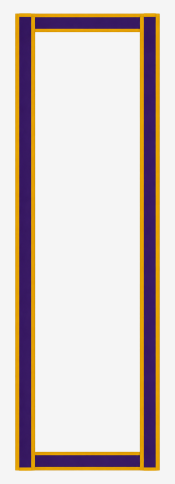
#> input picture apps/theme-park/scripts/anticipation/source/frame.png, 175 x 484 px; its folder holds 3 pictures in this run
$ python build_anticipation.py
#> lines starting #> are read from the running program, lines starting #| are printed output that depends on the picture; after the words box and inside, x2 and y2 are one past the last pixel; in counts of white or black regions, pixels touching at a corner belong together; long printed decimals are rounded
"""Build the anticipation reel frame — the marquee that lights up around a reel still spinning
while the board waits on a bonus scatter.

    python3 scripts/anticipation/build_anticipation.py

## What this replaces

The frame used to be a generated neon concept (`build-anticipation-frame.py`, and
`features/anticipation-frame-v2.webp`): two lightning rails with an ornate cap top and bottom, and a
bespoke chase of coloured dots drawn over it in <Anticipation>. Design replaced it with the plain
bulb marquee (Figma 7142:29286, "expand"), which is the same vocabulary as every other sign in the
game — a gold rail, a purple band, and a run of bulbs the code lights.

## Why it is DRAWN rather than exported

The design's frame is 175x484, a good deal wider for its height than a reel is. Exporting it and
stretching it to fit would squash every bulb into an oval, and the bulbs are the whole point of the
sign. It is also completely flat art: two gold lines, a purple band between them, and one dome
repeated. So the geometry is MEASURED off the design and the frame is redrawn at the aspect the game
actually needs, with round bulbs at the design's own pitch.

What that means in practice: the number of bulbs is NOT the design's. The design fits 18 down a
side; a reel is taller for its width, so at the same pitch this fits more. Keeping the pitch and
letting the count fall out is what makes it read as the same sign — keeping the count would stretch
the spacing instead.

## Sources (`source/`)

| file         | what it is                                    | what is read from it            |
| ------------ | --------------------------------------------- | ------------------------------- |
| `frame.png`  | Figma 7142:29237, the bands with no bulbs      | rail geometry, the two colours  |
| `expand.png` | Figma 7142:29286, the whole sign               | bulb pitch and dome diameter    |
| `bulb.png`   | the dome's own art, trimmed to its ink         | the bulb, drawn into the frame  |

`frame.png` is the node EXPORT, so its middle is opaque white rather than transparent — see the
white-fill trap in the Figma notes. That is harmless here: nothing is copied out of it, only
measured, and the measuring looks for gold and purple.

## Outputs

* `static/assets/theme-park/v2/features/anticipation-marquee.webp` — the sign, bulbs unlit.
* `src/game/anticipationFrame.ts` — the aspect, the bulb size, and every bulb's centre and place in
  the run around the perimeter.

Bulbs are drawn into the art UNLIT and lit by <WinCardLights>, the same as the marquee pad. The
table carries each bulb's PERIMETER POSITION as well as its centre, because that component's default
chase runs on the angle about the centre — which is right for a wide sign and wrong for this one,
where it would light the whole left rail and the whole right rail as two lumps.
"""

import pathlib

import numpy as np
from PIL import Image, ImageDraw

BASE = pathlib.Path(__file__).resolve().parent
APP = pathlib.Path(__file__).resolve().parents[2]
SOURCE = BASE / 'source'
OUT_ART = APP / 'static/assets/theme-park/v2/features/anticipation-marquee.webp'
OUT_TS = APP / 'src/game/anticipationFrame.ts'

#: The rect the game draws the frame in, in board design units — a reel column, a shade proud of the
#: board's height. From game/constants.ts: CELL_W = SYMBOL_H * 691 / 457, BOARD_SIZES.height =
#: CELL_H * BOARD_DIMENSIONS.y, CELL_H = SYMBOL_H * 1.05. Only the ASPECT of this reaches the game —
#: <Anticipation> takes its width from the reel and its height from the aspect — so a later change to
#: the cell size moves the frame without distorting it, and only a change to the SHAPE of a reel is
#: a reason to rebuild.
SYMBOL_H = 103
CELL_W = SYMBOL_H * 691 / 457
CELL_H = SYMBOL_H * 1.05
TARGET_W = CELL_W * 1.02
TARGET_H = CELL_H * 5 * 1.015

#: Rendered width of the art. The frame is drawn about a fifth of the stage wide and the game runs at
#: up to 2x, so this has a comfortable margin over the ~400px it is ever asked for.
OUT_W = 448

def load(name):
    return Image.open(SOURCE / name).convert('RGBA')


def runs(mask):
    """Contiguous True runs of a 1-D boolean as (start, end) inclusive."""
    indices = np.nonzero(mask)[0]
    if not len(indices):
        return []
    out = []
    start = previous = indices[0]
    for index in indices[1:]:
        if index != previous + 1:
            out.append((int(start), int(previous)))
            start = index
        previous = index
    out.append((int(start), int(previous)))
    return out


def is_gold(pixels):
    return (pixels[..., 0] > 150) & (pixels[..., 2] < 110)


def band_geometry():
    """The rail, measured across the middle of the bulb-less frame.

    Returns everything as a fraction of the frame's INK width — the sign itself, not the node's box,
    which carries padding either side — plus the two colours.
    """
    art = np.asarray(load('frame.png').convert('RGB')).astype(int)
#> in load, returned value is the input picture: PIL image 175x484 RGBA; mean R, G, B, A 213.6, 202, 196.8, 255
    height, width, _ = art.shape
    row = art[height // 2]
    gold = is_gold(row)
    gold_runs = runs(gold)
    if len(gold_runs) != 4:
        raise SystemExit(f'expected 4 gold lines across the frame, found {len(gold_runs)}')
    outer_left, inner_left, inner_right, outer_right = gold_runs
    ink = outer_right[1] - outer_left[0] + 1

    # The gold line is averaged over all four; the band is measured on the LEFT rail alone, since the
    # right is its mirror and averaging the two would only hide a source that is out of symmetry.
    line = float(np.mean([r[1] - r[0] + 1 for r in gold_runs]))
    band = float(inner_left[0] - outer_left[1] - 1)

    gold_colour = tuple(int(v) for v in art[height // 2, outer_left[0] + round(line / 2)])
    purple_colour = tuple(int(v) for v in art[height // 2, outer_left[1] + 1 + round(band / 2)])
    return {
        'ink': ink,
        'line': line / ink,
        'band': band / ink,
        'rail': (line * 2 + band) / ink,
        'gold': gold_colour,
        'purple': purple_colour,
        'purple_rgb': np.array(purple_colour),
    }


def bulb_geometry(rail):
    """Bulb pitch and dome diameter, from the sign WITH its bulbs, as fractions of the ink width.

    Read down the middle of the left band, where the run alternates band, dome, band. The dome is
    whatever is not the band's purple — its rim is nearly black and its face is gold, and both belong
    to the bulb.
    """
    art = np.asarray(load('expand.png').convert('RGB')).astype(int)
    height, width, _ = art.shape
    gold = is_gold(art)

    # The ink box, from the outermost gold anywhere in the sign.
    columns = np.nonzero(gold.any(0))[0]
    rows = np.nonzero(gold.any(1))[0]
    ink = columns[-1] - columns[0] + 1
    band_centre = int(round(columns[0] + rail['rail'] * ink / 2))

    column = art[:, band_centre]
    not_band = np.abs(column - rail['purple_rgb']).sum(1) > 90
    # Clear of the top and bottom rails, whose gold lines cross this column too.
    inside = np.zeros(height, bool)
    inside[rows[0] + int(rail['rail'] * ink) : rows[-1] - int(rail['rail'] * ink)] = True
    domes = runs(not_band & inside)
    if len(domes) < 6:
        raise SystemExit(f'expected a run of bulbs down the band, found {len(domes)}')

    centres = [(s + e) / 2 for s, e in domes]
    pitch = float(np.mean(np.diff(centres)))
    dome = float(np.mean([e - s + 1 for s, e in domes]))
    return {'pitch': pitch / ink, 'dome': dome / ink, 'measured': len(domes)}


def perimeter_ring(width, height, rail, pitch):
    """Bulb centres around the middle of the band, and each one's place in the run, 0-1.

    The four corners are single bulbs shared by two sides — that is what the design does, and it is
    also the only way the spacing can stay even all the way round. Each side gets the bulb count that
    lands its own spacing nearest the design's pitch, so the top and bottom of a tall frame are not
    forced to the side's count.
    """
    left = rail / 2
    right = width - rail / 2
    top = rail / 2
    bottom = height - rail / 2
    span_x = right - left
    span_y = bottom - top

    down = max(1, round(span_y / pitch))
    across = max(1, round(span_x / pitch))

    ring = []
    # Clockwise from the top-left corner, so `place` is the distance travelled around the run.
    for step in range(across):
        ring.append((left + span_x * step / across, top))
    for step in range(down):
        ring.append((right, top + span_y * step / down))
    for step in range(across):
        ring.append((right - span_x * step / across, bottom))
    for step in range(down):
        ring.append((left, bottom - span_y * step / down))

    total = 2 * (span_x + span_y)
    places = []
    travelled = 0.0
    for index, point in enumerate(ring):
        places.append(travelled / total)
        following = ring[(index + 1) % len(ring)]
        travelled += abs(following[0] - point[0]) + abs(following[1] - point[1])
    return ring, places, down + 1, across + 1


def draw_frame(size, rail, line, colours):
    """The sign itself: an outer gold line, the purple band, an inner gold line, an open middle."""
    width, height = size
    art = Image.new('RGBA', size, (0, 0, 0, 0))
    draw = ImageDraw.Draw(art)
    draw.rectangle([0, 0, width - 1, height - 1], fill=colours['gold'] + (255,))
    draw.rectangle([line, line, width - 1 - line, height - 1 - line], fill=colours['purple'] + (255,))
    inner = rail - line
    draw.rectangle([inner, inner, width - 1 - inner, height - 1 - inner], fill=colours['gold'] + (255,))
    draw.rectangle([rail, rail, width - 1 - rail, height - 1 - rail], fill=(0, 0, 0, 0))
    return art


def paste_bulbs(art, ring, dome_px):
    """Every bulb, unlit, on the band. Drawn once and reused, so all 48 are the same pixels."""
    source = load('bulb.png')
    height_px = max(1, round(dome_px * source.height / source.width))
    bulb = source.resize((max(1, round(dome_px)), height_px), Image.LANCZOS)
    for x, y in ring:
        art.alpha_composite(bulb, (round(x - bulb.width / 2), round(y - bulb.height / 2)))
    return art


def emit(aspect, dome, bulbs, places, counts):
    points = ' '.join(f'{x:.5f},{y:.5f}' for x, y in bulbs)
    packed_places = ' '.join(f'{p:.5f}' for p in places)
    down, across = counts
    text = f'''// GENERATED by scripts/anticipation/build_anticipation.py — see the docstring there.
// Do not hand-edit.
//
// The anticipation reel marquee (Figma 7142:29286): the sign that lights up around a reel still
// spinning while the board waits on a bonus scatter.
//
// Coordinates are in FRAME-WIDTH units from the frame's centre, both axes — the convention
// <WinCardLights> takes — so <Anticipation> sizes the whole sign off the width of a reel.

/** Width / height of the art. The frame is as wide as a reel; this is what makes it as tall. */
export const ANTICIPATION_ASPECT = {aspect:.5f};

/** The dome's diameter, in frame widths, so the light stays in scale with the bulb under it. */
export const ANTICIPATION_BULB = {dome:.5f};

/**
 * Every bulb's centre, clockwise from the top-left corner. {down} down each side and {across} across
 * the top and bottom, corners shared — the count is not the design's, because the design's frame is
 * far wider for its height than a reel is and what carries over is the PITCH, not the number.
 */
export const ANTICIPATION_BULBS: [number, number][] = '{points}'
	.split(' ')
	.map((pair) => {{
		const [x, y] = pair.split(',');
		return [Number(x), Number(y)];
	}});

/**
 * Where each bulb sits in the run AROUND the frame, 0-1 — handed to <WinCardLights> as its chase
 * order. Its own default orders bulbs by their ANGLE about the centre, which is right for a sign
 * that is roughly as wide as it is tall and wrong for this one: nearly every bulb here is at some
 * angle near straight up or straight down, so a chase would light the two long rails as two lumps
 * instead of running round the sign.
 */
export const ANTICIPATION_PLACES: number[] = '{packed_places}'.split(' ').map(Number);
'''
    OUT_TS.write_text(text)


def main():
    rail_ratios = band_geometry()
#> in band_geometry, `row = art[height // 2]`: row = 175 rows, first 8: [245, 245, 245], [245, 245, 245], [245, 245, 245], [245, 245, 245], [245, 245, 245], [245, 245, 245], [245, 245, 245], [245, 245, 245]
#> in runs, `indices = np.nonzero(mask)[0]`: indices = [15, 16, 17, 18, 31, 32, 33, 34, 140, 141, 142, 143, 156, 157, 158, 159]
#> in runs, `start = previous = indices[0]`: start = 15
#> the loop in runs, `for index in indices[1:]:` made 15 passes
#> (index, start, previous) on passes 4, 8, 12: (31, 31, 31), (140, 140, 140), (156, 156, 156)
#> (index, previous) on passes 1, 2, 3, 5, 6, 7: (16, 16), (17, 17), (18, 18), (32, 32), (33, 33), (34, 34)
#> after the loop in runs, `for index in indices[1:]:`: out = [(15, 18), (31, 34), (140, 143)]
#> in band_geometry, `gold_runs = runs(gold)`: gold_runs = [(15, 18), (31, 34), (140, 143), (156, 159)]
#> in band_geometry, `outer_left, inner_left, inner_right, outer_right = gold_runs`: outer_left = (15, 18); inner_left = (31, 34); inner_right = (140, 143); outer_right = (156, 159)
#> in band_geometry, `ink = outer_right[1] - outer_left[0] + 1`: ink = 145
#> in band_geometry, `line = float(np.mean([r[1] - r[0] + 1 for r in gold_runs]))`: line = 4
#> in band_geometry, `band = float(inner_left[0] - outer_left[1] - 1)`: band = 12
#> in band_geometry, `gold_colour = tuple(int(v) for v in art[height // 2, outer_left[0] + r..`: gold_colour = (229, 162, 1)
#> in band_geometry, `purple_colour = tuple(int(v) for v in art[height // 2, outer_left[1] +..`: purple_colour = (55, 24, 98)
#> rail_ratios = {'ink': 145, 'line': 0.0276, 'band': 0.0828, 'rail': 0.138, 'gold': (229, 162, 1), 'purple': (55, 24, 98), 'purple_rgb': [55, 24, 98]}
    bulb_ratios = bulb_geometry(rail_ratios)
#> call 2 of load, with name = 'expand.png'
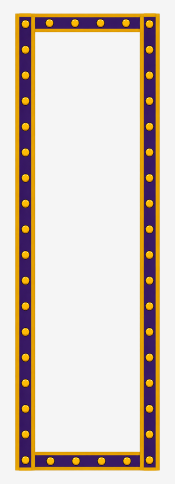
#> input picture apps/theme-park/scripts/anticipation/source/expand.png, 175 x 484 px
#> in load, returned value is the input picture: PIL image 175x484 RGBA; mean R, G, B, A 217.9, 205.7, 194.2, 255
#> in is_gold (call 2), `return (pixels[..., 0] > 150) & (pixels[..., 2] < 110)`:
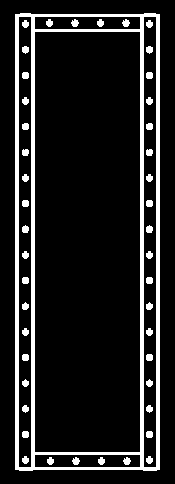
#> returned value: shape (484, 175) bool; 12.6% white; 45 white regions, largest, box (x1, y1, x2, y2) and area: (15, 13, 160, 471) 8751, (71, 19, 79, 27) 45, (122, 19, 130, 27) 45
#> in bulb_geometry, `columns = np.nonzero(gold.any(0))[0]`: columns = 145 values from 15 to 159
#> in bulb_geometry, `rows = np.nonzero(gold.any(1))[0]`: rows = 458 values from 13 to 470
#> in bulb_geometry, `ink = columns[-1] - columns[0] + 1`: ink = 145
#> in bulb_geometry, `band_centre = int(round(columns[0] + rail['rail'] * ink / 2))`: band_centre = 25
#> in bulb_geometry, `column = art[:, band_centre]`: column = 484 rows, first 8: [245, 245, 245], [245, 245, 245], [245, 245, 245], [245, 245, 245], [245, 245, 245], [245, 245, 245], [245, 245, 245], [245, 245, 245]
#> the loop in runs (call 2), `for index in indices[1:]:` made 134 passes
#> (index, start, previous) on passes 8, 17, 25, 33, 42, 50, 59: (71, 71, 71), (97, 97, 97), (123, 123, 123), (148, 148, 148), (174, 174, 174), (199, 199, 199), (225, 225, 225)
#> start on passes 68, 76, 85, 93, 101, 110: 251, 276, 302, 328, 353, 379
#> in bulb_geometry, `domes = runs(not_band & inside)`: domes = [(46, 53), (71, 79), (97, 104), (123, 130), (148, 156), (174, 181), (199, 207), (225, 233), (251, 258), (276, 284), (302, 309), (328, 335), (353, 361), (379, 386), (405, 412), (430, 438)]
#> in bulb_geometry, `centres = [(s + e) / 2 for s, e in domes]`: centres = [49.5, 75, 100.5, 126.5, 152, 177.5, 203, 229, 254.5, 280, 305.5, 331.5, 357, 382.5, 408.5, 434]
#> in bulb_geometry, `pitch = float(np.mean(np.diff(centres)))`: pitch = 25.63
#> in bulb_geometry, `dome = float(np.mean([e - s + 1 for s, e in domes]))`: dome = 8.44
#> bulb_ratios = {'pitch': 0.177, 'dome': 0.0582, 'measured': 16}

    aspect = TARGET_W / TARGET_H
    out_h = round(OUT_W / aspect)
    rail_px = rail_ratios['rail'] * OUT_W
#> rail_px = 61.79
    line_px = rail_ratios['line'] * OUT_W
#> line_px = 12.36
    pitch_px = bulb_ratios['pitch'] * OUT_W
#> pitch_px = 79.2
    dome_px = bulb_ratios['dome'] * OUT_W
#> dome_px = 26.07

    ring, places, down, across = perimeter_ring(OUT_W, out_h, rail_px, pitch_px)
#> in perimeter_ring, `left = rail / 2`: left = 30.9
#> in perimeter_ring, `right = width - rail / 2`: right = 417.1
#> in perimeter_ring, `top = rail / 2`: top = 30.9
#> in perimeter_ring, `bottom = height - rail / 2`: bottom = 1517.1
#> in perimeter_ring, `span_x = right - left`: span_x = 386.2
#> in perimeter_ring, `span_y = bottom - top`: span_y = 1486.2
#> in perimeter_ring, `down = max(1, round(span_y / pitch))`: down = 19
#> in perimeter_ring, `across = max(1, round(span_x / pitch))`: across = 5
#> after the loop in perimeter_ring, `for step in range(across):`: ring = [(30.9, 30.9), (108.1, 30.9), (185.4, 30.9), (262.6, 30.9), (339.9, 30.9)]
#> after the loop in perimeter_ring, `for step in range(down):`: ring = 24 items, first 6: (30.9, 30.9), (108.1, 30.9), (185.4, 30.9), (262.6, 30.9), (339.9, 30.9), (417.1, 30.9)
#> after the loop in perimeter_ring, `for step in range(across):`: ring = 29 pairs, first value 30.9 to 417.1, second value 30.9 to 1517.1
#> after the loop in perimeter_ring, `for step in range(down):`: ring = 48 pairs, first value 30.9 to 417.1, second value 30.9 to 1517.1
#> in perimeter_ring, `total = 2 * (span_x + span_y)`: total = 3744.8
#> the loop in perimeter_ring, `for index, point in enumerate(ring):` made 48 passes
#> (point, following, travelled) on passes 1 to 12: ((30.9, 30.9), (108.1, 30.9), 77.24), ((108.1, 30.9), (185.4, 30.9), 154.5), ((185.4, 30.9), (262.6, 30.9), 231.7), ((262.6, 30.9), (339.9, 30.9), 309), ((339.9, 30.9), (417.1, 30.9), 386.2), ((417.1, 30.9), (417.1, 109.1), 464.4), ((417.1, 109.1), (417.1, 187.3), 542.6), ((417.1, 187.3), (417.1, 265.6), 620.9), ((417.1, 265.6), (417.1, 343.8), 699.1), ((417.1, 343.8), (417.1, 422), 777.3), ((417.1, 422), (417.1, 500.2), 855.5), ((417.1, 500.2), (417.1, 578.4), 933.8)
#> after the loop in perimeter_ring, `for index, point in enumerate(ring):`: places = 48 values from 0 to 0.979; travelled = 3744.8
#> places = 48 values from 0 to 0.979; down = 20; across = 6
    art = draw_frame((OUT_W, out_h), round(rail_px), round(line_px), rail_ratios)
#> in draw_frame, `art = Image.new('RGBA', size, (0, 0, 0, 0))`: art: PIL image 448x1548 RGBA; every value is 0
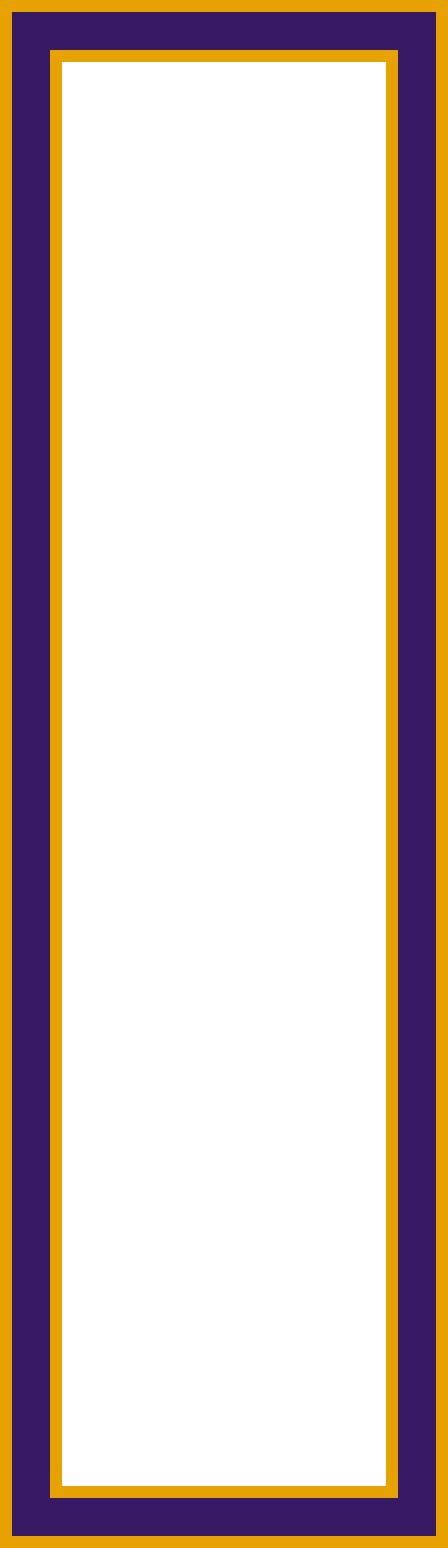
#> art: PIL image 448x1548 RGBA; mean R, G, B, A 41, 25.9, 20.2, 85.4; transparent parts drawn white
    art = paste_bulbs(art, ring, dome_px)
#> call 3 of load, with name = 'bulb.png'
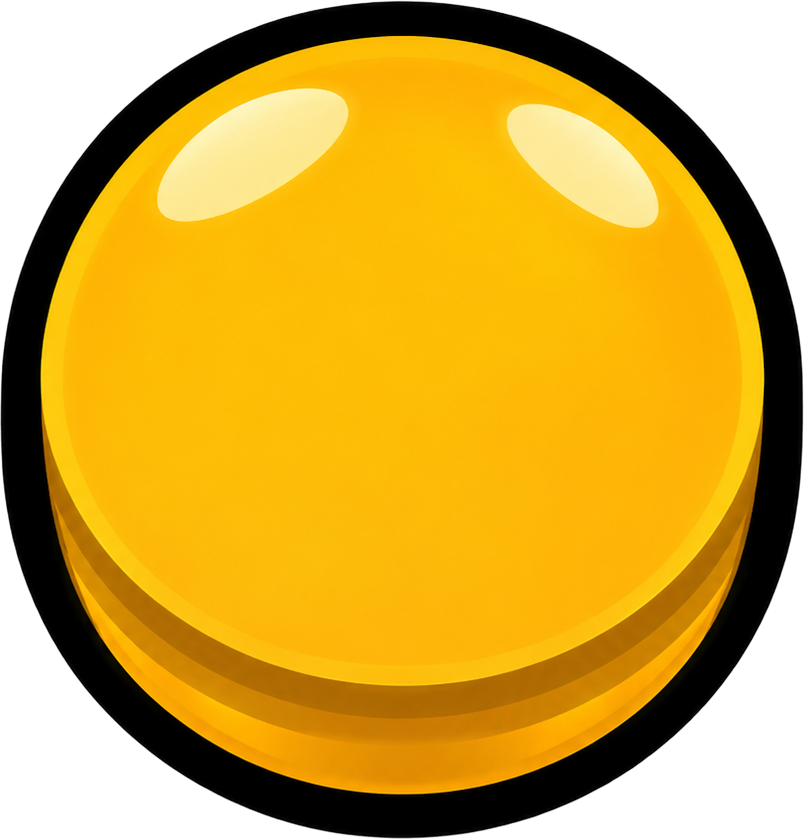
#> input picture apps/theme-park/scripts/anticipation/source/bulb.png, 804 x 839 px
#> in load, returned value is the input picture: PIL image 804x839 RGBA; mean R, G, B, A 160.6, 118.4, 9.5, 203.3
#> in paste_bulbs, `height_px = max(1, round(dome_px * source.height / source.width))`: height_px = 27
#> in paste_bulbs, `bulb = source.resize((max(1, round(dome_px)), height_px), Image.LANCZOS)`:
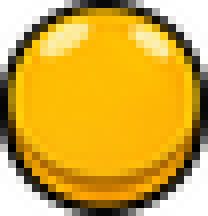
#> bulb: PIL image 26x27 RGBA (shown 8 times larger); mean R, G, B, A 162.9, 120.7, 9.8, 203.5; transparent parts drawn white
#> the loop in paste_bulbs, `for x, y in ring:` made 48 passes
#> (x, y) on passes 1 to 12: (30.9, 30.9), (108.1, 30.9), (185.4, 30.9), (262.6, 30.9), (339.9, 30.9), (417.1, 30.9), (417.1, 109.1), (417.1, 187.3), (417.1, 265.6), (417.1, 343.8), (417.1, 422), (417.1, 500.2)
#> after the loop in paste_bulbs, `for x, y in ring:`:
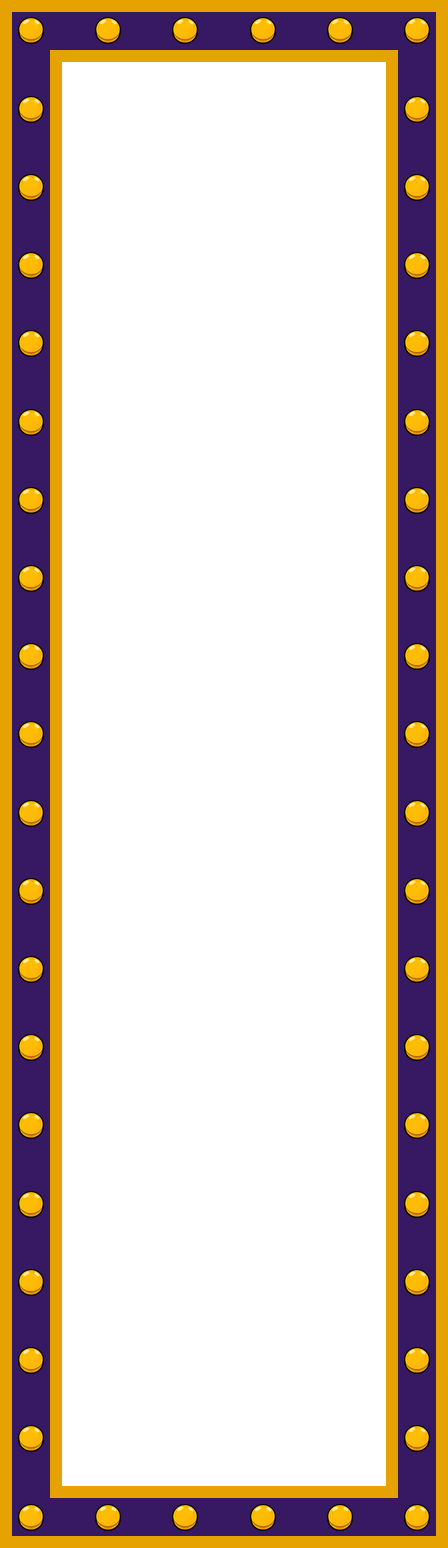
#> art: PIL image 448x1548 RGBA; mean R, G, B, A 46.6, 30.8, 16.9, 85.4; transparent parts drawn white

    OUT_ART.parent.mkdir(parents=True, exist_ok=True)
    art.save(OUT_ART, 'WEBP', quality=92, method=6)

    bulbs = [((x - OUT_W / 2) / OUT_W, (y - out_h / 2) / OUT_W) for x, y in ring]
#> bulbs = 48 pairs, first value -0.431 to 0.431, second value -1.66 to 1.66
    emit(aspect, bulb_ratios['dome'], bulbs, places, (down, across))

    print(f'source  rail {rail_ratios["rail"]:.5f}w  line {rail_ratios["line"]:.5f}w  '
          f'gold #{rail_ratios["gold"][0]:02x}{rail_ratios["gold"][1]:02x}{rail_ratios["gold"][2]:02x}  '
          f'purple #{rail_ratios["purple"][0]:02x}{rail_ratios["purple"][1]:02x}{rail_ratios["purple"][2]:02x}')
#| source  rail 0.13793w  line 0.02759w  gold #e5a201  purple #371862
    print(f'bulbs   pitch {bulb_ratios["pitch"]:.5f}w  dome {bulb_ratios["dome"]:.5f}w  '
          f'({bulb_ratios["measured"]} measured down the design)')
#| bulbs   pitch 0.17678w  dome 0.05819w  (16 measured down the design)
    print(f'frame   {OUT_W}x{out_h}  aspect {aspect:.5f}  {len(ring)} bulbs '
          f'({down} down, {across} across, corners shared)')
#| frame   448x1548  aspect 0.2894  48 bulbs (20 down, 6 across, corners shared)
#> (the run stopped early here; a loop or call above may not have finished)
